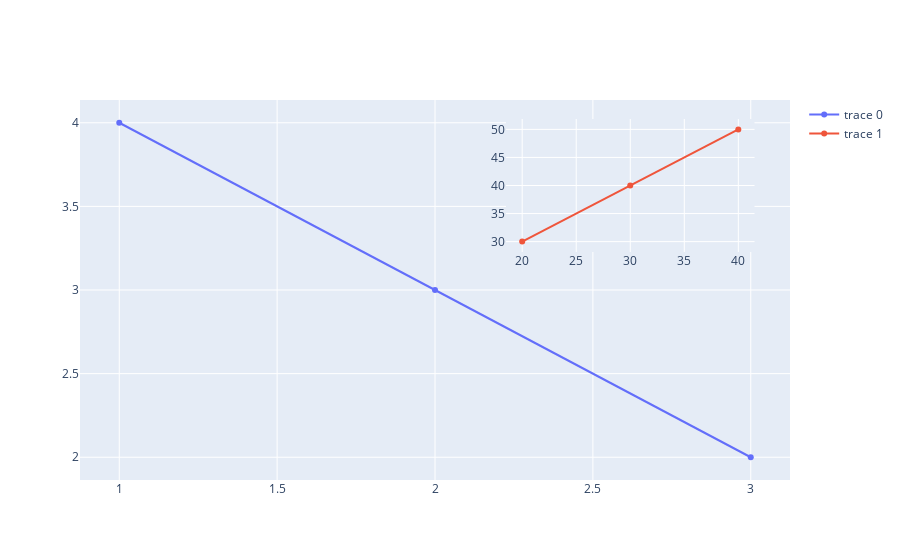

Here is the notebook cell this chart was saved with:
### Code cell
import plotly.graph_objs as go

trace1 = go.Scatter(
    x=[1, 2, 3],
    y=[4, 3, 2]
)
trace2 = go.Scatter(
    x=[20, 30, 40],
    y=[30, 40, 50],
    xaxis='x2',
    yaxis='y2'
)
data = [trace1, trace2]
layout = go.Layout(
    xaxis2=dict(
        domain=[0.6, 0.95],
        anchor='y2'
    ),
    yaxis2=dict(
        domain=[0.6, 0.95],
        anchor='x2'
    )
)
fig = go.Figure(data=data, layout=layout)
fig
# py.iplot(fig, filename='simple-inset')

### Figure 1 — Plotly figure (JSON) as saved in the notebook; plotly's stock layout.template omitted (floating-point values rounded to 4 significant figures)
{"data": [{"type": "scatter", "x": [1, 2, 3], "y": [4, 3, 2]}, {"type": "scatter", "x": [20, 30, 40], "xaxis": "x2", "y": [30, 40, 50], "yaxis": "y2"}], "layout": {"xaxis2": {"anchor": "y2", "domain": [0.6, 0.95]}, "yaxis2": {"anchor": "x2", "domain": [0.6, 0.95]}}}
